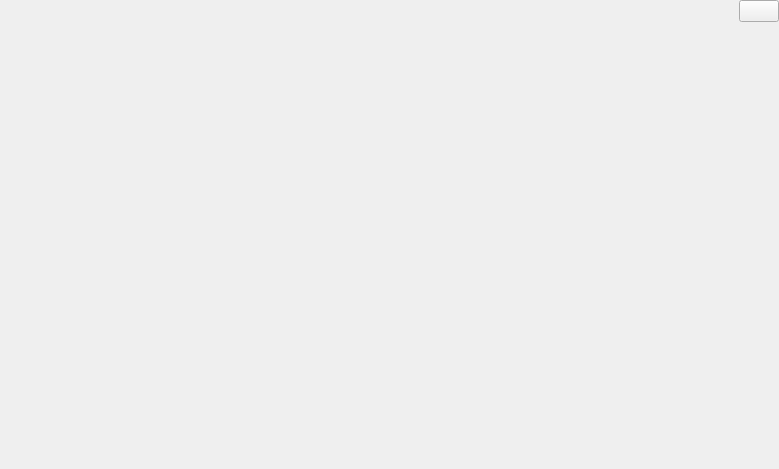
<?xml version="1.0" encoding="UTF-8"?>
<ui version="4.0">
 <class>AdviseWidget</class>
 <widget class="QWidget" name="AdviseWidget">
  <property name="geometry">
   <rect>
    <x>0</x>
    <y>0</y>
    <width>779</width>
    <height>469</height>
   </rect>
  </property>
  <property name="windowTitle">
   <string>Form</string>
  </property>
  <layout class="QVBoxLayout" name="verticalLayout_5">
   <property name="leftMargin">
    <number>0</number>
   </property>
   <property name="topMargin">
    <number>0</number>
   </property>
   <property name="rightMargin">
    <number>0</number>
   </property>
   <property name="bottomMargin">
    <number>0</number>
   </property>
   <item>
    <layout class="QHBoxLayout" name="horizontalLayout">
     <property name="spacing">
      <number>0</number>
     </property>
     <item>
      <spacer name="horizontalSpacer">
       <property name="orientation">
        <enum>Qt::Horizontal</enum>
       </property>
       <property name="sizeHint" stdset="0">
        <size>
         <width>40</width>
         <height>20</height>
        </size>
       </property>
      </spacer>
     </item>
     <item>
      <widget class="IconPushButton" name="pushButtonRefresh">
       <property name="text">
        <string/>
       </property>
      </widget>
     </item>
    </layout>
   </item>
   <item>
    <layout class="QVBoxLayout" name="verticalLayout_2">
     <property name="spacing">
      <number>0</number>
     </property>
     <item>
      <widget class="IconButtonBox" name="widgetTabBar" native="true">
       <property name="sizePolicy">
        <sizepolicy hsizetype="Preferred" vsizetype="Fixed">
         <horstretch>0</horstretch>
         <verstretch>0</verstretch>
        </sizepolicy>
       </property>
      </widget>
     </item>
     <item>
      <widget class="QStackedWidget" name="stackedWidget">
       <widget class="QWidget" name="pageTemp">
        <layout class="QVBoxLayout" name="verticalLayout_4">
         <property name="spacing">
          <number>0</number>
         </property>
         <property name="leftMargin">
          <number>0</number>
         </property>
         <property name="topMargin">
          <number>0</number>
         </property>
         <property name="rightMargin">
          <number>0</number>
         </property>
         <property name="bottomMargin">
          <number>0</number>
         </property>
         <item>
          <layout class="QVBoxLayout" name="verticalLayoutTemp"/>
         </item>
        </layout>
       </widget>
       <widget class="QWidget" name="pageLong">
        <layout class="QVBoxLayout" name="verticalLayout_6">
         <property name="spacing">
          <number>0</number>
         </property>
         <property name="leftMargin">
          <number>0</number>
         </property>
         <property name="topMargin">
          <number>0</number>
         </property>
         <property name="rightMargin">
          <number>0</number>
         </property>
         <property name="bottomMargin">
          <number>0</number>
         </property>
         <item>
          <layout class="QVBoxLayout" name="verticalLayoutLong"/>
         </item>
        </layout>
       </widget>
      </widget>
     </item>
    </layout>
   </item>
  </layout>
 </widget>
 <customwidgets>
  <customwidget>
   <class>IconPushButton</class>
   <extends>QPushButton</extends>
   <header>iconpushbutton.h</header>
  </customwidget>
  <customwidget>
   <class>IconButtonBox</class>
   <extends>QWidget</extends>
   <header>iconbuttonbox.h</header>
   <container>1</container>
  </customwidget>
 </customwidgets>
 <resources/>
 <connections/>
</ui>
